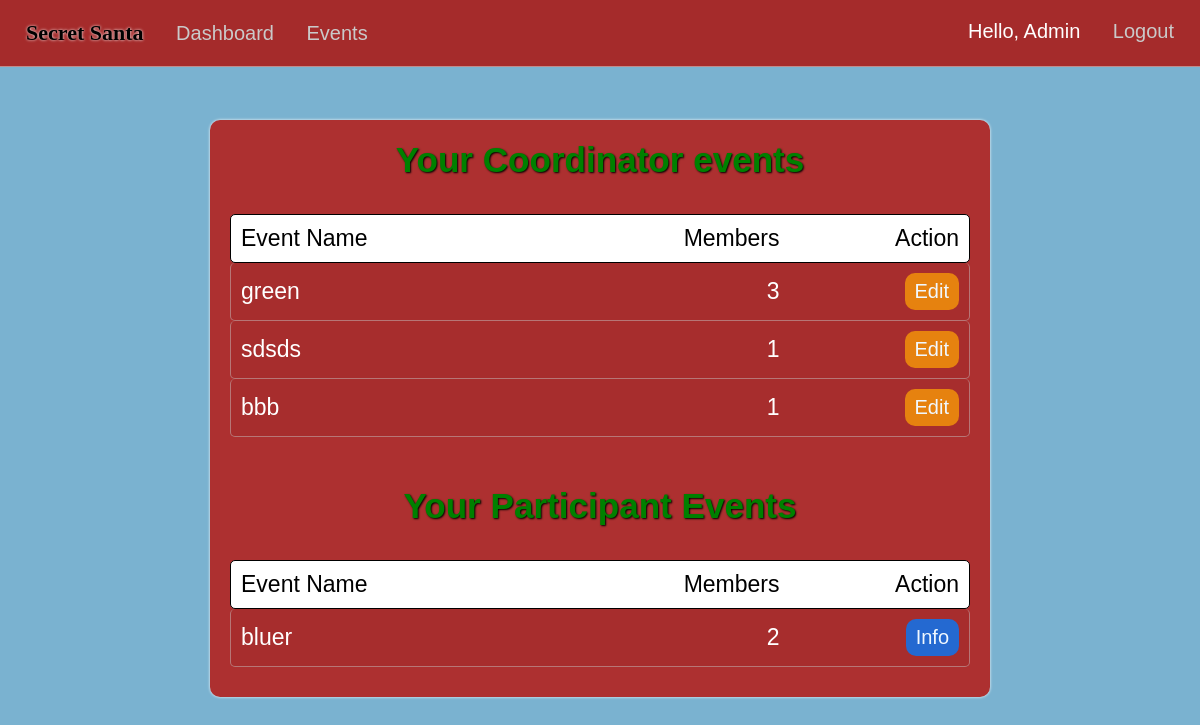
Page /dashboard (signed in) on the earlier database version.
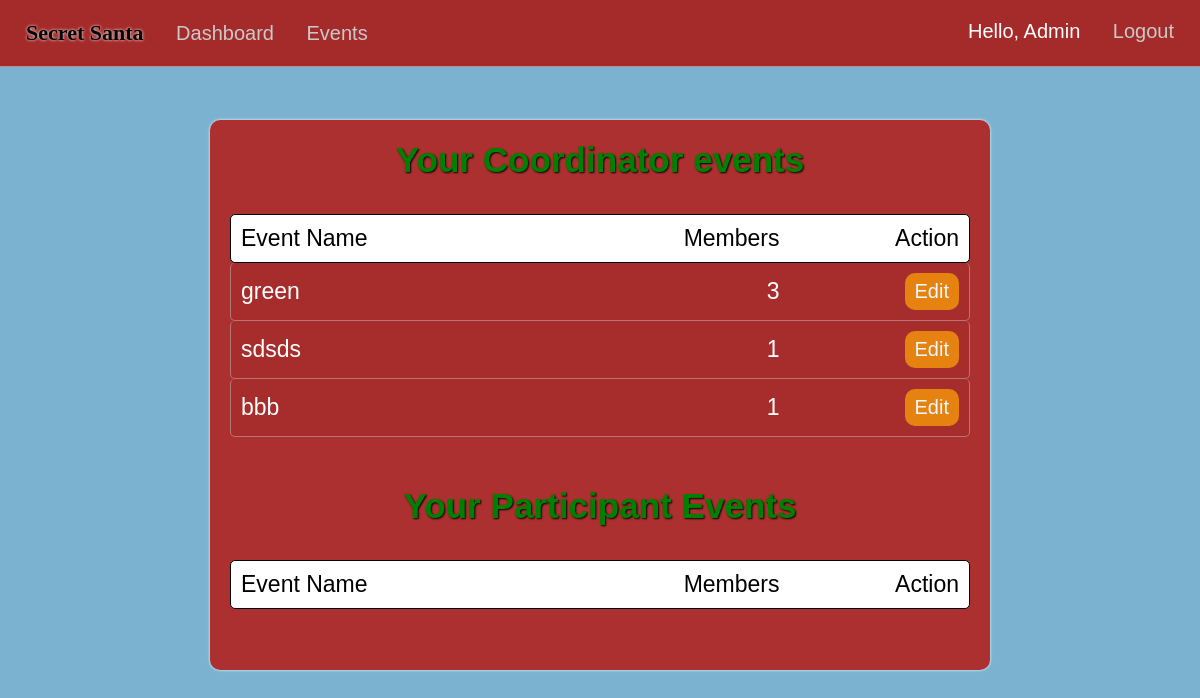
Same page on the later database version.
### market/models.py (models this page shows, shortened)
class EventMembers(db.Model):
    id = db.Column(db.Integer(), primary_key=True)
    event_id = db.Column(db.Integer(), db.ForeignKey('event.event_id'), nullable=False)
    user_id = db.Column(db.Integer(), db.ForeignKey('user.id'), nullable=False)
    status = db.Column(db.String(length=20))
    user = db.relationship('User', backref='event_members', lazy=True)
    events = db.relationship('Event', backref='event_link', lazy=True)

class Event(db.Model):
    event_id = db.Column(db.Integer(), primary_key=True)
    coordinator_id = db.Column(db.Integer(), db.ForeignKey('user.id'), nullable=False)
    event_name = db.Column(db.String(length=75), nullable=False, unique=True)
    event_date = db.Column(db.Date())
    event_status = db.Column(db.String(length=20))
    members = db.relationship('EventMembers', backref='attended_events', lazy=True)
    fields = db.relationship('EventFields', backref='event_for_field', lazy=True)
    filled_fields = db.relationship('UserEventFields', backref='FieldEvent', lazy=True)

### market/routes.py (the view)
@app.route("/dashboard")
@login_required
def dashboard_page():
    user_events=EventMembers.query.filter_by(user_id=current_user.id,status='member').all()
    return render_template('dashboard.html',user_events=user_events)

### market/models.py (called while the page is built)
@login_manager.user_loader
def load_user(user_id):
    return User.query.get(int(user_id))

### market/templates/dashboard.html (shortened to what this page needs)
{% extends 'base.html' %}
{% block style %}
<link rel= "stylesheet" type= "text/css" href= "{{ url_for('static',filename='styles/dashboard.css') }}">
{% endblock %}
{% block content %}
<center>
{% if user_events %}
  <div class="content-container">
  <div class="event-filled">
    <h3>Your Coordinator events</h3><br/>
    <div class="info-titles">
      <div class="event-info-interior">
        <p>Event Name</p>
        <p>Members</p>
      </div>
      <p>Action</p>
    </div>
  {% for event in user_events %}
    {% if event.attended_events.coordinator_id == current_user.id %}
      <div class="event-info">
        <div class="event-info-interior">
        <p>{{ event.attended_events.event_name }}</p>
        {% set count = [] %}
        {% for person in event.attended_events.members%}
          {% if person.status == 'member'%}
            {% set _ = count.append(person) %}
          {% endif %}
        {% endfor %}
        <p>{{count|length}}</p>
        </div>
        <a href="{{ url_for('event_info', event_id=event.event_id) }}"><button class="edit-btn">Edit</button></a>
      </div>
    {% endif %}
  {% endfor %}
  <br/>
  <h3 class="dash-title">Your Participant Events</h3><br/>
  <div class="info-titles">
    <div class="event-info-interior">
      <p>Event Name</p>
      <p>Members</p>
    </div>
    <p>Action</p>
  </div>
  {% for event in user_events %}
  {% if current_user.is_authenticated and event.attended_events.coordinator_id != current_user.id %}
    <div class="event-info">
      <div class="event-info-interior">
      <p>{{event.attended_events.event_name}}</p>
      <p class="members">{{ event.attended_events.members|length }}</p>
      </div>
      <a href="{{ url_for('event_info', event_id=event.event_id) }}"><button class="info-btn">Info</button></a>
    </div>
  {% endif %}
{% endfor %}
  </div>
  </div>
  {% endif%}
</center>
{% endblock %}

Differences in the rows shown:
removed EventMembers: attended_events.event_name "bluer", attended_events.members|length "2", shown under "Your Participant Events"
